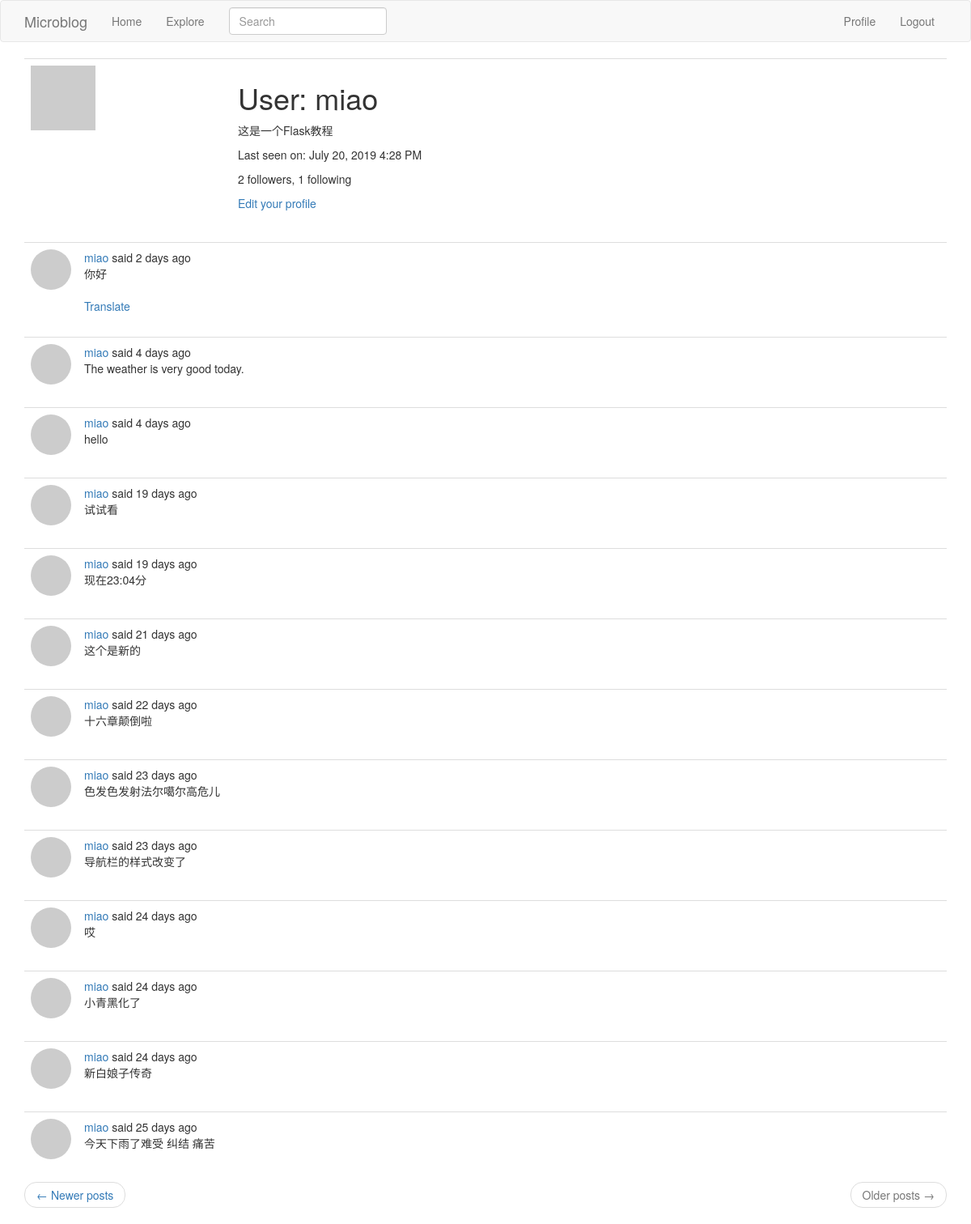
/User/miao?page=2 (signed in), run on the app's committed database.
### app/models.py (models this page shows, shortened)
class User(UserMixin, db.Model):
    id = db.Column(db.Integer, primary_key=True)  # 字段 id ，主键
    username = db.Column(db.String(64), index=True, unique=True)  # unique表示唯一的
    email = db.Column(db.String(120), index=True, unique=True)
    password_hash = db.Column(db.String(128))
    about_me = db.Column(db.String(140))
    last_seen = db.Column(db.DateTime, default=datetime.utcnow)  # 注意datetime.utcnow不要写成datetime.utcnow()
    posts = db.relationship('Post', backref='author', lazy='dynamic')
    followed = db.relationship(
        'User', secondary=followers,
        primaryjoin=(followers.c.follower_id == id),
        secondaryjoin=(followers.c.followed_id == id),
        backref=db.backref('followers', lazy='dynamic'), lazy='dynamic')
    def avatar(self, size):
        digest = md5(self.email.lower().encode('utf-8')).hexdigest()  # md5(b'miao@email.com').hexdigest()获取字符串的md5值
        return 'https://www.gravatar.com/avatar/{}?d=identicon&s={}'.format(digest, size)

class SearchableMixin(object):
    @classmethod
    def before_commit(cls, session):  # 在事务提交发生之前
        session._changes = {
            'add': list(session.new),
            'update': list(session.dirty),
            'delete': list(session.deleted)
        }
    @classmethod
    def after_commit(cls, session):  # 在事务提交发生之后
        for obj in session._changes['add']:
            if isinstance(obj, SearchableMixin):
                add_to_index(obj.__tablename__, obj)
        for obj in session._changes['update']:
            if isinstance(obj, SearchableMixin):
                add_to_index(obj.__tablename__, obj)
        for obj in session._changes['delete']:
            if isinstance(obj, SearchableMixin):
                remove_from_index(obj.__tablename__, obj)
        session._changes = None

class Post(SearchableMixin, db.Model):
    __searchable__ = ['body']  # 这个模型需要有body字段才能被索引,我添加的这个__searchable__属性只是一个变量，它没有任何关联的行为。 它只会帮助我以通用的方式编写索引函数。
    id = db.Column(db.Integer, primary_key=True)
    body = db.Column(db.String(140))
    timestamp = db.Column(db.DateTime, index=True, default=datetime.utcnow)
    user_id = db.Column(db.Integer, db.ForeignKey('user.id'))  # 初始化为user.id的外键,Flask-SQLAlchemy自动设置类名为小写来作为对应表的名称
    language = db.Column(db.String(5))  # 用户发表的动态的语言类型

### app/main/routes.py (the view)
@bp.route('/User/<username>')
@login_required  # 只能被已登录的用户访问
def user(username):
    user = User.query.filter_by(username=username).first_or_404()
    strart_page = request.args.get('page', 1, type=int)
    end_page = current_app.config['POSTS_PER_PAGE']
    posts = user.posts.order_by(Post.timestamp.desc()).paginate(strart_page, end_page, False)
    next_url = url_for('main.user', username=user.username, page=posts.next_num) if posts.has_next else None
    prev_url = url_for('main.user', username=user.username, page=posts.prev_num) if posts.has_prev else None
    return render_template('user.html', user=user, posts=posts.items, next_url=next_url, prev_url=prev_url)

### app/main/forms.py
class SearchForm(FlaskForm):
    q = StringField(_l('Search'), validators=[DataRequired()])
    def __init__(self, *args, **kwargs):
        if 'formdata' not in kwargs:
            kwargs['formdata'] = request.args
        if 'csrf_enabled' not in kwargs:
            kwargs['csrf_enabled'] = False
        super(SearchForm, self).__init__(*args, **kwargs)

### app/main/routes.py (called while the page is built)
@bp.before_app_request
def before_request():
    if current_user.is_authenticated:  # 当前用户是否已经登录
        current_user.last_seen = datetime.utcnow()
        db.session.commit()  # 不需要db.session.add()这句，因为当前用户已经存在数据库里了，当前用户是查询得到的
        g.search_form = SearchForm()
    g.locale = str(get_locale())

### app/models.py (called while the page is built)
@login.user_loader
def load_user(id):
    return User.query.get(int(id))

### app/templates/user.html
{% extends "base.html" %}
{% block app_content %}
    <table class="table table-hover">
        <tr>
            <td width="256px"><img src="{{ user.avatar(256) }}"></td>
            <td>
                <h1>{{ _('User') }}: {{ user.username }}</h1>
                {% if user.about_me %}<p>{{ user.about_me }}</p>{% endif %}
                {% if user.last_seen %}
                    <p>{{ _('Last seen on') }}: {{ moment(user.last_seen).format('LLL') }}</p>
                {% endif %}
                <p>{{ _('%(count)d followers', count=user.followers.count()) }}, {{ _('%(count)d following', count=user.followed.count()) }}</p>
                {% if user == current_user %}
                    <p><a href="{{ url_for('main.edit_profile') }}">{{ _('Edit your profile') }}</a></p>
                {% elif not current_user.is_following(user) %}
                    <p><a href="{{ url_for('main.follow', username=user.username) }}">{{ _('Follow') }}</a></p>
                {% else %}
                    <p><a href="{{ url_for('main.unfollow', username=user.username) }}">{{ _('Unfollow') }}</a></p>
                {% endif %}
            </td>
        </tr>
    </table>
    {% for post in posts %}
        {% include '_post.html' %}
    {% endfor %}
    <nav aria-label="...">
        <ul class="pager">
            <li class="previous{% if not prev_url %} disabled{% endif %}">
                <a href="{{ prev_url or '#' }}">
                    <span aria-hidden="true">&larr;</span> {{ _('Newer posts') }}
                </a>
            </li>
            <li class="next{% if not next_url %} disabled{% endif %}">
                <a href="{{ next_url or '#' }}">
                    {{ _('Older posts') }} <span aria-hidden="true">&rarr;</span>
                </a>
            </li>
        </ul>
    </nav>
{% endblock %}

### app/templates/_post.html (shortened to what this page needs)
<table class="table table-hover">
    <tr>
        <td width="50px">
            <a href="{{ url_for('main.user', username=post.author.username) }}">
                <div style="width: 50px;height: 50px; border-radius:50%;overflow: hidden;">
                    <img src="{{ post.author.avatar(50) }}"/>
                </div>
            </a>
        </td>
        <td>
            {{ _('%(username)s said %(when)s', username=user_link, when=moment(post.timestamp).fromNow()) }}
            <br>
            <span id="post{{ post.id }}">{{ post.body }}</span>
            {% if post.language and post.language != g.locale %}
                <br><br>
                <span id="translation{{ post.id }}">
                    <a href="javascript:translate(
                                '#post{{ post.id }}',
                                '#translation{{ post.id }}',
                                '{{ post.language }}',
                                '{{ g.locale }}');">{{ _('Translate') }}</a>
                </span>
            {% endif %}
        </td>
    </tr>
</table>

### data on the page
User: username "miao", about_me "这是一个Flask教程", last_seen "July 20, 2019 4:28 PM"
Post: body "你好"
Post: body "The weather is very good today."
Post: body "hello"
Post: body "试试看"
Post: body "现在23:04分"
Post: body "这个是新的"
Post: body "十六章颠倒啦"
Post: body "色发色发射法尔噶尔高危儿"
Post: body "导航栏的样式改变了"
Post: body "哎"
Post: body "小青黑化了"
Post: body "新白娘子传奇"
Post: body "今天下雨了难受 纠结 痛苦"
